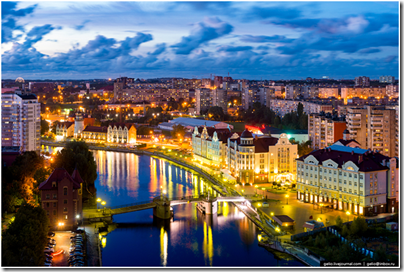
#> input picture image.png, 404 x 272 px
$ python Cropping.py
#> lines starting #> are read from the running program, lines starting #| are printed output that depends on the picture
import argparse
import imutils
import cv2

image = cv2.imread("image.png")
#> image is the input picture: shape (272, 404, 3); mean B, G, R 108, 103.1, 98.7
cv2.imshow("Original", image)

crop = image[85:250, 85:220]
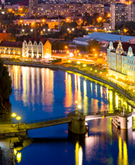
#> crop: shape (165, 135, 3); mean B, G, R 75.6, 93.5, 112.6
cv2.imshow("Croped", crop)

while True:
	#Ожидание ESC для закрытия (иначе окна появляются на секунду и исчезают)

	if cv2.waitKey(10) == 27:
#> (key Esc is pressed here)
		break
